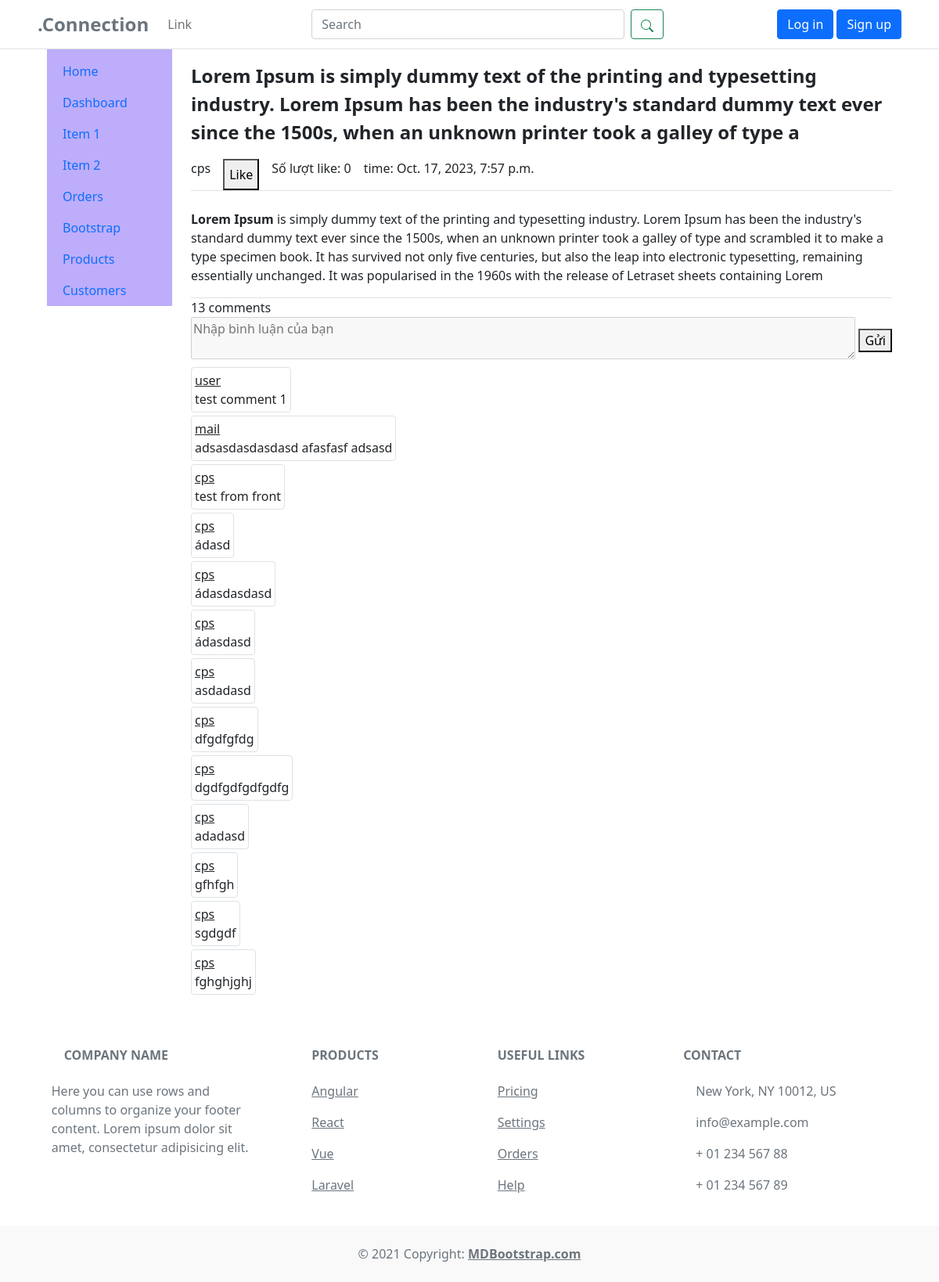
/post/17/, run on an earlier commit of the app's database.
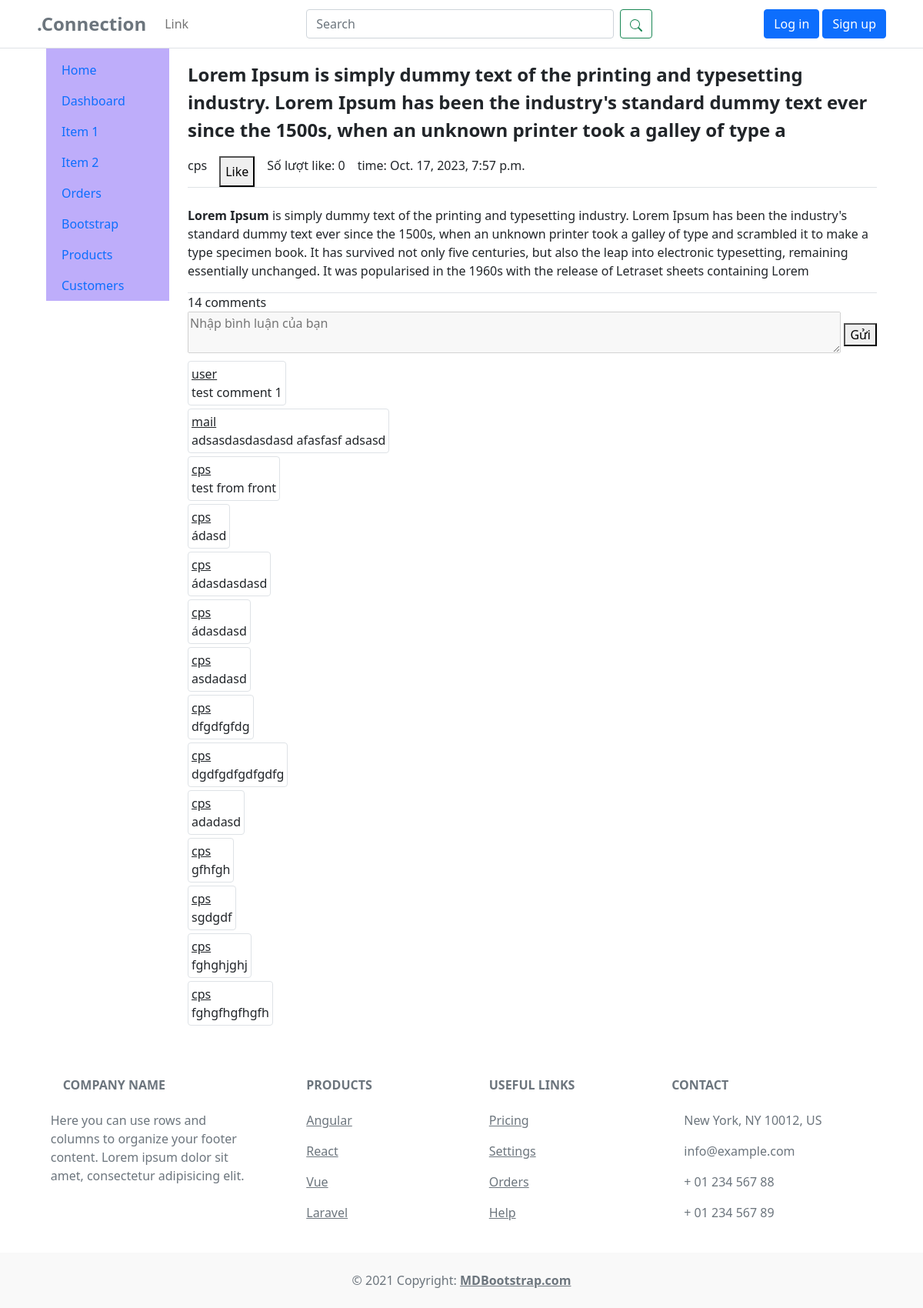
And on a later commit of the database.
### app/models.py (models this page shows)
class Comment(models.Model):
    post = models.ForeignKey(Post, on_delete=models.CASCADE, related_name='comments')
    user = models.ForeignKey(User, on_delete=models.CASCADE)
    text = models.TextField()
    created_at = models.DateTimeField(auto_now_add=True)
    def __str__(self):
        return self.text

### app/views.py (the view)
# urls.py: path('post/<str:id>/', views.post, name="post"),
def post(req, id):
    post = Post.objects.get(id=id)
    comments = post.comments.all()
    comment_count = comments.count()
    return render(req, 'app/post.html', {'post': post, 'comments': comments, 'comment_count': comment_count})

### templates/app/post.html (shortened to what this page needs)
{% extends "components/base.html" %}
{% load static %}
{% block extrastyles %}
<link rel="stylesheet" type="text/css" href="{% static 'css/app.css' %}" />
{% endblock extrastyles %}
{% block content %}
<div class="border-bottom">
  <p class="fs-4 fw-bold">{{ post.title }}</p>
  <div class="d-flex gap-3">
    <p>{{ post.user.username }}</p>
    <button class="like-button" data-post-id="{{ post.id }}">
      {% if request.user in post.likes.all %}
      Unlike
      {% else %}
      Like
      {% endif %}
    </button>
    <p>Số lượt like: <span id="like-count">{{ post.likes.count }}</span></p>
    <p>time: {{ post.pub_date }}</p>
  </div>
</div>
<div class="mt-4">
  <p>{{ post.content|safe }}</p>
</div>
<div>
  <div class="mb-1 border-top">
    <p class="m-0">{{ comment_count }} comments</p>
    <form class="d-flex align-items-center">
      <div class="pe-1 flex-grow-1">
        {% if user.is_authenticated %}
        <textarea class="w-100" id="comment" data-post-id="{{post.id}}" name="comment"
          placeholder="Nhập bình luận của bạn" required></textarea>
        {% else %}
        <textarea class="w-100" id="comment" data-post-id="{{post.id}}" name="comment"
        placeholder="Nhập bình luận của bạn" required disabled></textarea>
        {% endif %}
      </div>
      <button type="button" id="submit_comment">Gửi</button>
    </form>
  </div>
  <div id="list-comment">
    {% for comment in comments %}
    <div class="mb-1">
      <div class="border rounded d-inline-block p-1">
        <p class="m-0 text-decoration-underline">{{ comment.user }}</p>
        <p class="m-0">{{ comment }}</p>
      </div>
    </div>
    {% endfor %}
  </div>
</div>
{% endblock content %}

What changed in the data, as far as the page shows it:
added Comment: user "cps", text "fghgfhgfhgfh"
Also different on the page:
{{ comment_count }}: "13" → "14"
